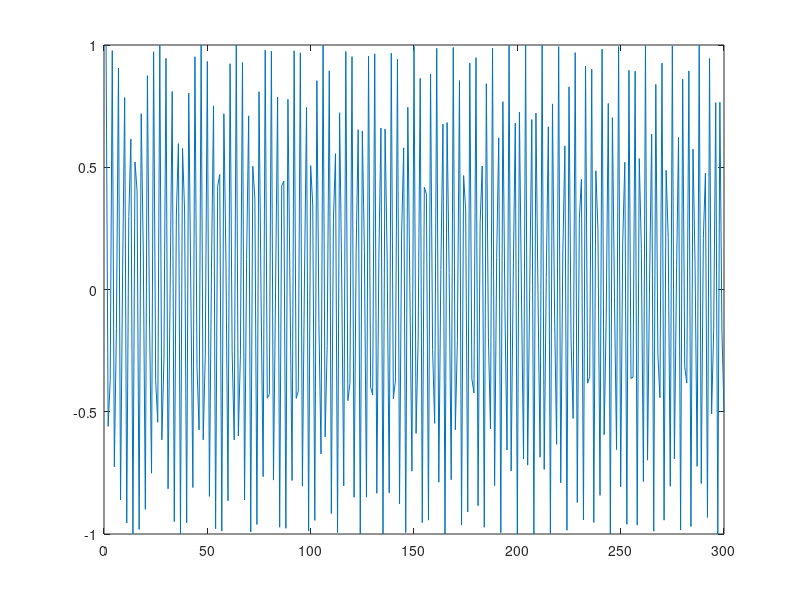

MATLAB code to generate this figure:
%产生Chrip信号
t = linspace(0, 1, 300);                   % 采样率是44100HZ
ychirp=chirp(t,1000,300,5000);
plot(ychirp);
 